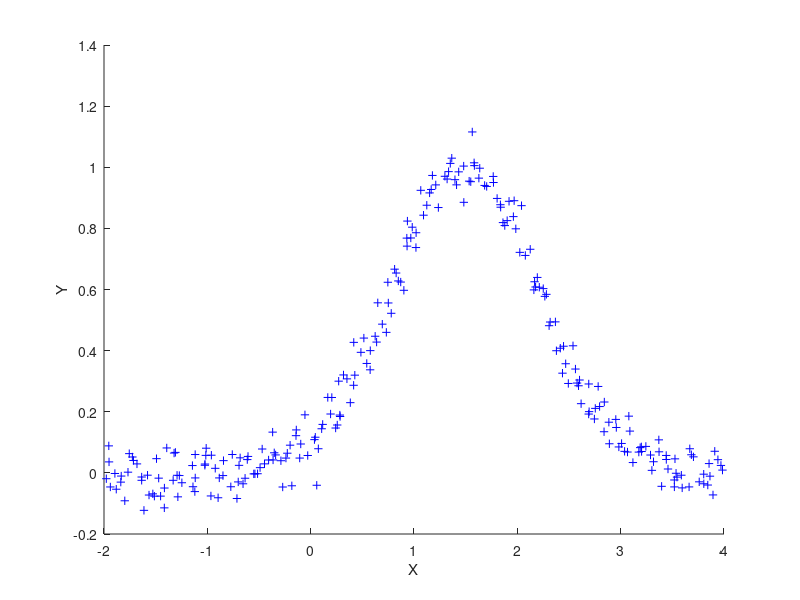

Recreate this plot in MATLAB. (Note: this script raises an error after producing the figure.)
function mb_bfgs

% fitting a gaussian distribution to data with a quasi newton method using
% a bfgs or sr1 update for the hessian matrix
%
% example : mb_bfgs (function does not take any argument)

% set options
mode          = 'BFGS'; % update rule for hessian: either 'SR1' or 'BFGS'
visLineSearch = 1;
visBool       = 1;

fprintf(['\nFitting a gaussian distribution to data ...\n' ...
           'Using ' mode ' Hessian update\n']);

% sample data from a gaussian distribution
randn('seed',12345); % set the seed of the random number generator - if you do not want to do that comment...
numOfSamples = 250;
data(:,1)    = linspace(-2,4,numOfSamples) + 6/numOfSamples*randn(1,numOfSamples);
data(:,2)    = exp(-(linspace(-2,4,250)-1.5).^2) + .05*randn(1,250);

% plot data
if visBool
    close all
    figure
    hold on
    plot(data(:,1),data(:,2),'b+')
    xlabel('X')
    ylabel('Y')
    visHandle = [];
end

% specify input
x       = [1 1 1]'; % starting value for parameters
H       = eye(3);   % initial hessian approximation
       
% 1st calculation of objective function and gradient
objFunc         = @(x) sum((x(3).*exp(-(data(:,1)-x(1)).^2./x(2))-data(:,2)).^2);
objFuncValue    = objFunc(x);
oldObjFuncValue = objFuncValue + 1;
dx              = mb_numDiff(objFunc,x);

% iterate
iter      = 0;
numOfIter = 100;
prec      = 1e-5;

% convergence if gradient smaller than prec, change in objective function
% smaller than prec or maximum number of iteration reached...
while iter < numOfIter && abs((oldObjFuncValue-objFuncValue)/objFuncValue)>prec && norm(dx)>prec
    
    % increment iteration counter
    iter = iter + 1;
    
    % remember odl objective function value
    oldObjFuncValue = objFuncValue;
    
    % implementation of BFGS according to
    % http://en.wikipedia.org/wiki/BFGS_method
    % numbers corresponds 
    
    % 1 obtain search direction
    dir = -(H\dx); % this is the efficient matlab notation for -inv(H)*dx
    
    % 2.1 linesearch to to find acceptable stepsize alpha
    %alpha = mb_backtrackingLineSearch(objFunc,objFuncValue,x,dx,dir);
    alpha = mb_nocLineSearch(objFunc,@(x) mb_numDiff(objFunc,x),x,dir,dir'*dx,objFuncValue);

    % 3
    p = alpha*dir;

        % visualize the line search (optional) used for debugging
        if visLineSearch
            figure
            hold on
            alphas   = linspace(0,2*alpha,100);
            alphaVis = NaN*alphas;
            for i = 1:100
                alphaVis(i) = objFunc(x+alphas(i)*dir);
            end
            plot(alphas,alphaVis,'b') % function in direction of line search
            plot(alpha,objFunc(x+alpha*dir),'r.') % the steplength found
            plot(alphas,objFuncValue + 1e-1*alphas*(dir'*dx),'g') % constraint
            pause(.5)
            close
        end
        
    % 2.2 update x
    x = x + p;
    
    % update objective function (and remember old objective function to
    % check for convergence)
    objFuncValue = objFunc(x);
    
    % 4 calculate difference of gradients
    dx_old = dx;
    dx     = mb_numDiff(objFunc,x);
    q      = dx-dx_old;
    
    % update hessian
    if strcmp(mode,'BFGS')
        H = H + (q*q')/(q'*p) - ((H*p)*(H*p)')/(p'*H*p);
    elseif strcmp(mode,'SR1')
        H = H + ((q-H*p)*(q-H*p)')/((q-H*p)'*p);
    end
    
    % update function with new x and plot
    if visBool
        pause(0.5)
        fitFunc = @(t) x(3).*exp(-(t-x(1)).^2./x(2));
        delete(visHandle);
        visHandle = plot(data(:,1),fitFunc(data(:,1)),'r','LineWidth',4);
        drawnow;
    end
    
    fprintf(1,'Iteration %d: alpha_min=%f, OF=%f\n',iter,alpha,objFuncValue);
    
end

fprintf(['\n' num2str(iter) ' iteration(s) performed to converge\n'])

fprintf(1,'Final solution: x=(%f,%f,%f)\n',x(1),x(2),x(3));

end


